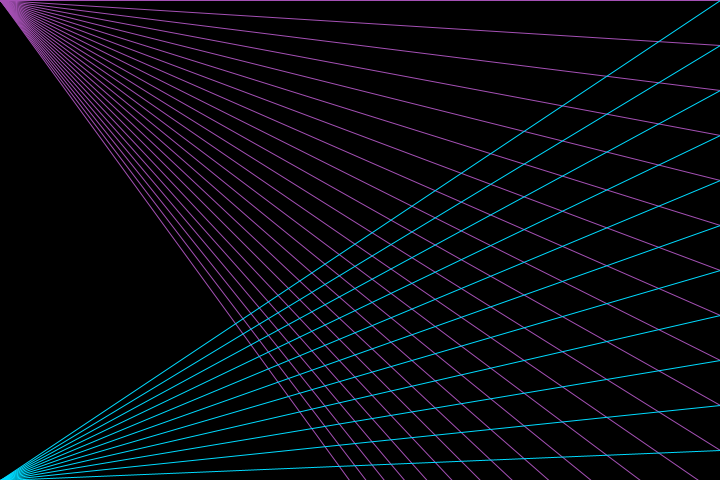
Frame 1 (no input)
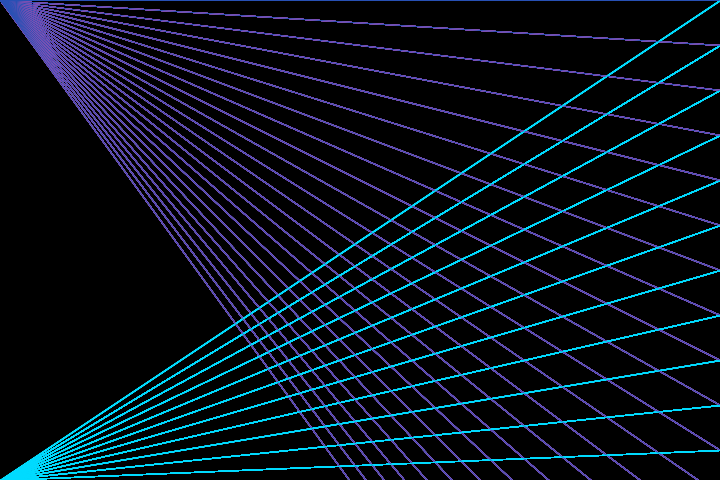
Frame 60 (the mouse pressed at the canvas centre just before this capture)
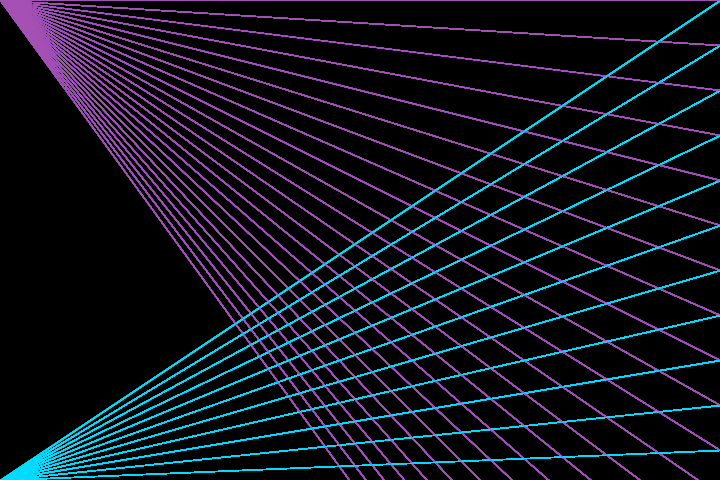
Frame 120 (the mouse held since frame 60 and released just before this capture)

The Processing sketch that drew these frames (run headless with seeded random() and noise(); from frame 60 on, the mouse is pressed at the canvas centre):

// Processing sketch: processing_38956
// ── processing_38956.pde

void setup() {
  size(720, 480);
  background(0);
}

void draw() {
  stroke(random(255),80,180);
  line(0,0,720,0);
  line(0,0,720,45);
  line(0,0,720,90);
  line(0,0,720,135);
  line(0,0,720,180);
  line(0,0,720,225);
  line(0,0,720,270);
  line(0,0,720,315);
  line(0,0,720,360);
  line(0,0,720,405);
  line(0,0,720,450);
  line(0,0,720,495);
  line(0,0,720,540);
  line(0,0,720,585);
  line(0,0,720,630);
  line(0,0,720,675);
  line(0,0,720,720);
  line(0,0,720,765);
  line(0,0,720,810);
  line(0,0,720,855);
  line(0,0,720,900);
  line(0,0,720,945);
  line(0,0,720,990);
  
  
  stroke(random(0),219,255);
  line(0,480,720,0);
  line(0,480,720,45);
  line(0,480,720,90);
  line(0,480,720,135);
  line(0,480,720,180);
  line(0,480,720,225);
  line(0,480,720,270);
  line(0,480,720,315);
  line(0,480,720,360);
  line(0,480,720,405);
  line(0,480,720,450);
  line(0,480,720,495);
  line(0,480,720,540);
  line(0,480,720,585);
  line(0,480,720,630);
  line(0,480,720,675);
  line(0,480,720,720);
  line(0,480,720,765);
  line(0,480,720,810);
  line(0,480,720,855);
  line(0,480,720,900);
  line(0,480,720,945);
  line(0,480,720,990);
  
}
